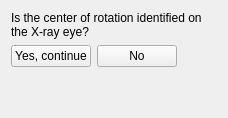
     <widget class="QWidget" name="page_cor_known">
      <layout class="QVBoxLayout" name="layout_cor_known">
       <item>
        <widget class="QLabel" name="lb_cor_title">
         <property name="wordWrap">
          <bool>true</bool>
         </property>
         <property name="text">
          <string>Is the center of rotation identified on the X-ray eye?</string>
         </property>
        </widget>
       </item>
       <item>
        <layout class="QHBoxLayout" name="layout_cor_buttons">
         <item>
          <widget class="QPushButton" name="pb_cor_yes">
           <property name="text">
            <string>Yes, continue</string>
           </property>
          </widget>
         </item>
         <item>
          <widget class="QPushButton" name="pb_cor_no">
           <property name="text">
            <string>No</string>
           </property>
          </widget>
         </item>
         <item>
          <spacer name="spacer_cor">
           <property name="orientation">
            <enum>Qt::Horizontal</enum>
           </property>
           <property name="sizeHint" stdset="0">
            <size>
             <width>40</width>
             <height>20</height>
            </size>
           </property>
          </spacer>
         </item>
        </layout>
       </item>
       <item>
        <spacer name="spacer_cor_bottom">
         <property name="orientation">
          <enum>Qt::Vertical</enum>
         </property>
         <property name="sizeHint" stdset="0">
          <size>
           <width>20</width>
           <height>40</height>
          </size>
         </property>
        </spacer>
       </item>
      </layout>
     </widget>
